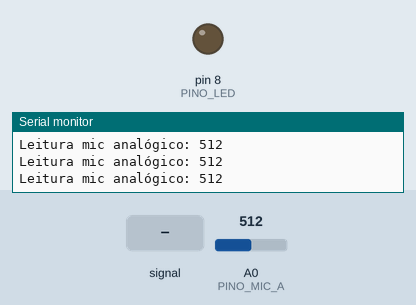
Recording of a sketch running on a simulated Arduino Uno, built with avr-gcc and run on an emulated ATmega328P. Shown: output pins drawn as LEDs (lit = HIGH), the last lines printed to the serial monitor. Dashed ring = blinking. Inputs (shaded band) come from the test bench; at power-on: A0 (PINO_MIC_A) = 512.

Above: at 1.2 s.
1.3 s: A0 (PINO_MIC_A) fed a 200 Hz sine of ±255 counts around its level
At 2.5 s:
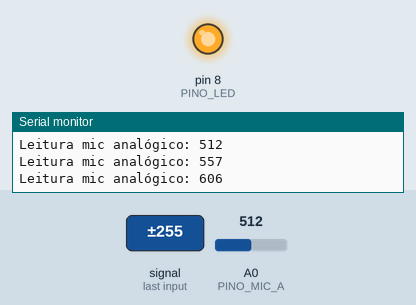
4.3 s: A0 (PINO_MIC_A) set to 306
At 5.4 s:
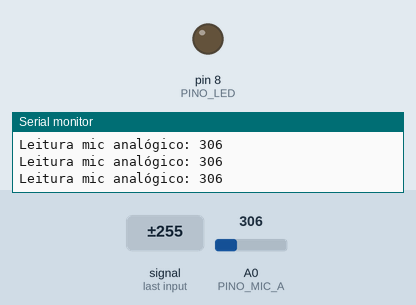
13.3 s: A0 (PINO_MIC_A) set to 591
14.8 s: A0 (PINO_MIC_A) set to 616
At 15.8 s:
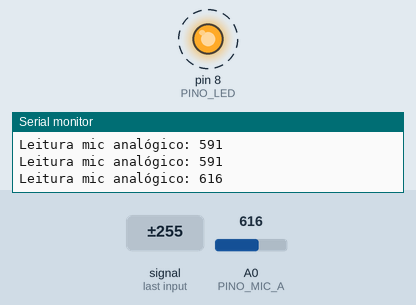
Timing chart, 0 to 18.8 s (numbered marks = the images above; inputs shaded):
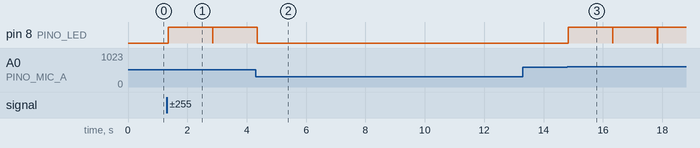

Measured:
- the behaviour switches between 600 and 601 on A0 (PINO_MIC_A) (found by bisection; images 2 and 3)
- after the input at 1.3 s, pin 8 (PINO_LED): LOW → HIGH after 0.05 s, → LOW 1.5 s later, → HIGH 0.01 s later
- after the input at 4.3 s, pin 8 (PINO_LED): goes on until 4.4 s, then stays LOW
- after the input at 14.8 s, pin 8 (PINO_LED): alternates HIGH for 1.5 s and LOW for 0.01 s, starting at once

The sketch:

detector_som.ino
```cpp
// (licence header left out)
#define PINO_MIC_A A0
#define PINO_MIC_D 2
#define PINO_LED 8

void setup() {
  pinMode(PINO_MIC_D, INPUT);
  pinMode(PINO_LED, OUTPUT);
  Serial.begin(9600);
}

void loop() {
  // teste com a leitura digital
  //testeLeituraDigital();

  // teste com a leitura analógica
  testeLeituraAnalogica();

  delay(10);
}

void testeLeituraDigital() {
  int micDigital = digitalRead(PINO_MIC_D);
  Serial.print("Leitura mic digital: ");
  Serial.println(micDigital);
  if (micDigital == 1) {
    digitalWrite(PINO_LED, HIGH);
    delay(1500);
    digitalWrite(PINO_LED, LOW);
  }
}

void testeLeituraAnalogica() {
  int micAnalogico = analogRead(PINO_MIC_A);
  Serial.print("Leitura mic analógico: ");
  Serial.println(micAnalogico);
  if (micAnalogico > 600) { // ajuste a sensibilidade aqui (0-1023)
    digitalWrite(PINO_LED, HIGH);
    delay(1500);
    digitalWrite(PINO_LED, LOW);
  }
}
```
